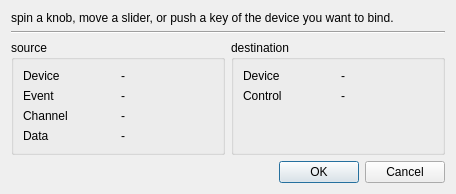
<?xml version="1.0" encoding="UTF-8"?>
<ui version="4.0">
 <class>MidiBindingDialog</class>
 <widget class="QDialog" name="MidiBindingDialog">
  <property name="geometry">
   <rect>
    <x>0</x>
    <y>0</y>
    <width>456</width>
    <height>190</height>
   </rect>
  </property>
  <property name="windowTitle">
   <string>Dialog</string>
  </property>
  <layout class="QGridLayout" name="gridLayout">
   <item row="0" column="0" colspan="2">
    <widget class="QLabel" name="lblDesc">
     <property name="text">
      <string>&lt;html&gt;&lt;head/&gt;&lt;body&gt;&lt;p&gt;spin a knob, move a slider, or push a key of the device you want to bind.&lt;/p&gt;&lt;/body&gt;&lt;/html&gt;</string>
     </property>
    </widget>
   </item>
   <item row="1" column="0" colspan="2">
    <widget class="Line" name="line">
     <property name="orientation">
      <enum>Qt::Horizontal</enum>
     </property>
    </widget>
   </item>
   <item row="5" column="0" colspan="2">
    <layout class="QHBoxLayout" name="horizontalLayout">
     <item>
      <spacer name="horizontalSpacer">
       <property name="orientation">
        <enum>Qt::Horizontal</enum>
       </property>
       <property name="sizeHint" stdset="0">
        <size>
         <width>40</width>
         <height>20</height>
        </size>
       </property>
      </spacer>
     </item>
     <item>
      <widget class="QPushButton" name="btnOk">
       <property name="text">
        <string>OK</string>
       </property>
      </widget>
     </item>
     <item>
      <widget class="QPushButton" name="btnCancel">
       <property name="text">
        <string>Cancel</string>
       </property>
      </widget>
     </item>
    </layout>
   </item>
   <item row="2" column="0">
    <widget class="QGroupBox" name="grpSrc">
     <property name="title">
      <string>source</string>
     </property>
     <layout class="QGridLayout" name="gridLayout_3">
      <item row="1" column="0">
       <widget class="QLabel" name="label_4">
        <property name="text">
         <string>Event</string>
        </property>
       </widget>
      </item>
      <item row="0" column="0">
       <widget class="QLabel" name="label_3">
        <property name="text">
         <string>Device</string>
        </property>
       </widget>
      </item>
      <item row="0" column="1">
       <widget class="QLabel" name="lblSrcDev">
        <property name="text">
         <string>-</string>
        </property>
       </widget>
      </item>
      <item row="1" column="1">
       <widget class="QLabel" name="lblSrcEvt">
        <property name="text">
         <string>-</string>
        </property>
       </widget>
      </item>
      <item row="3" column="0">
       <widget class="QLabel" name="label_6">
        <property name="text">
         <string>Data</string>
        </property>
       </widget>
      </item>
      <item row="2" column="0">
       <widget class="QLabel" name="label_5">
        <property name="text">
         <string>Channel</string>
        </property>
       </widget>
      </item>
      <item row="2" column="1">
       <widget class="QLabel" name="lblSrcChan">
        <property name="text">
         <string>-</string>
        </property>
       </widget>
      </item>
      <item row="3" column="1">
       <widget class="QLabel" name="lblSrcData">
        <property name="text">
         <string>-</string>
        </property>
       </widget>
      </item>
     </layout>
    </widget>
   </item>
   <item row="2" column="1">
    <widget class="QGroupBox" name="grpDst">
     <property name="title">
      <string>destination</string>
     </property>
     <layout class="QGridLayout" name="gridLayout_2">
      <item row="1" column="0">
       <widget class="QLabel" name="label_2">
        <property name="text">
         <string>Control</string>
        </property>
       </widget>
      </item>
      <item row="0" column="0">
       <widget class="QLabel" name="label">
        <property name="text">
         <string>Device</string>
        </property>
       </widget>
      </item>
      <item row="0" column="1">
       <widget class="QLabel" name="lblDstDev">
        <property name="text">
         <string>-</string>
        </property>
       </widget>
      </item>
      <item row="1" column="1">
       <widget class="QLabel" name="lblDstCtrl">
        <property name="text">
         <string>-</string>
        </property>
       </widget>
      </item>
      <item row="2" column="0">
       <spacer name="verticalSpacer">
        <property name="orientation">
         <enum>Qt::Vertical</enum>
        </property>
        <property name="sizeHint" stdset="0">
         <size>
          <width>20</width>
          <height>40</height>
         </size>
        </property>
       </spacer>
      </item>
     </layout>
    </widget>
   </item>
  </layout>
 </widget>
 <resources/>
 <connections/>
</ui>
